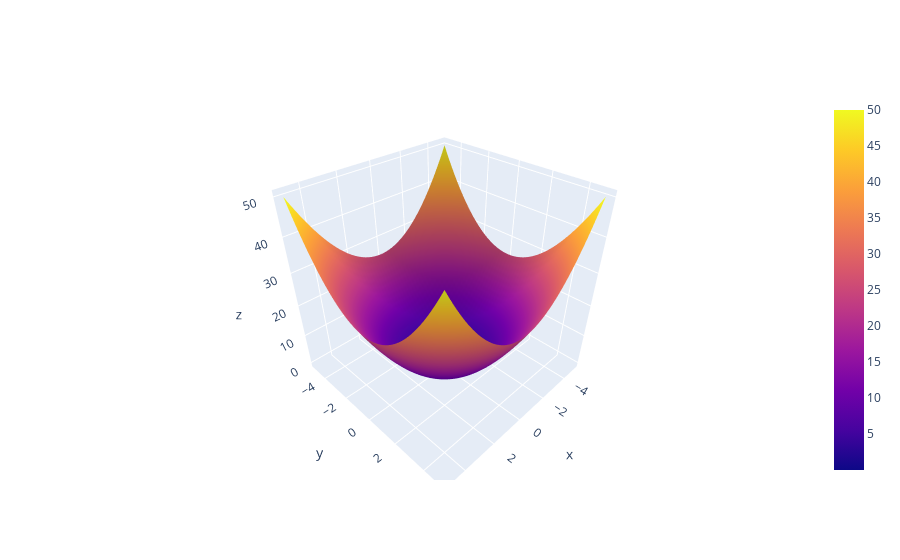

The notebook cell saved with this chart:
### Code cell
import numpy as np
import plotly.graph_objects as go

# Tạo dữ liệu trục x, y
x = np.linspace(-5, 5, 50)  # Từ -5 đến 5, chia thành 50 điểm
y = np.linspace(-5, 5, 50)
x, y = np.meshgrid(x, y)    # Tạo lưới tọa độ

# Hàm z = x^2 + y^2
z = x**2 + y**2

# Tạo biểu đồ 3D
fig = go.Figure(data=[go.Surface(x=x, y=y, z=z)])

# Hiển thị biểu đồ trong trình duyệt
fig.show()

### Figure 1 — Plotly figure (JSON) as saved in the notebook; plotly's stock layout.template omitted (floating-point values rounded to 4 significant figures; data arrays with more than 128 entries replaced by an {"elided": "..."} marker saying what was removed)
{"data": [{"type": "surface", "x": {"elided": "50x50 float values"}, "y": {"elided": "50x50 float values"}, "z": {"elided": "50x50 float values"}}], "layout": {}}
